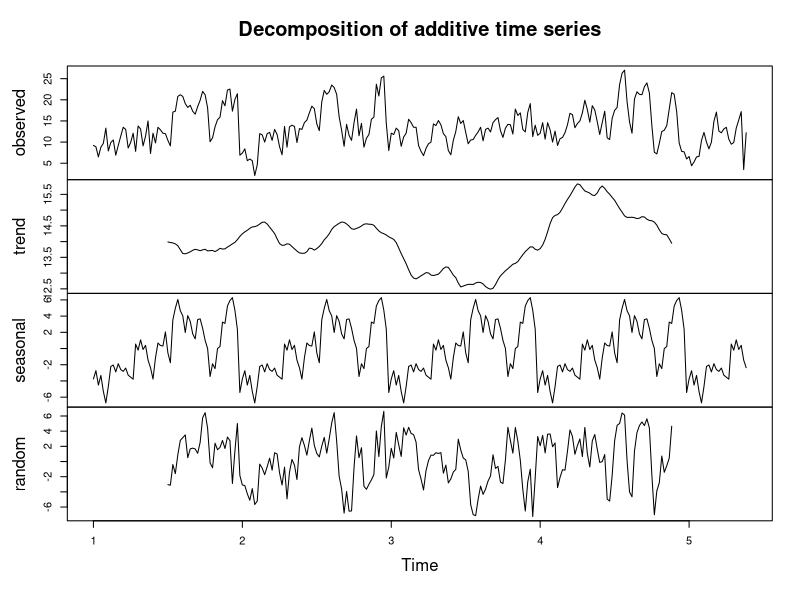
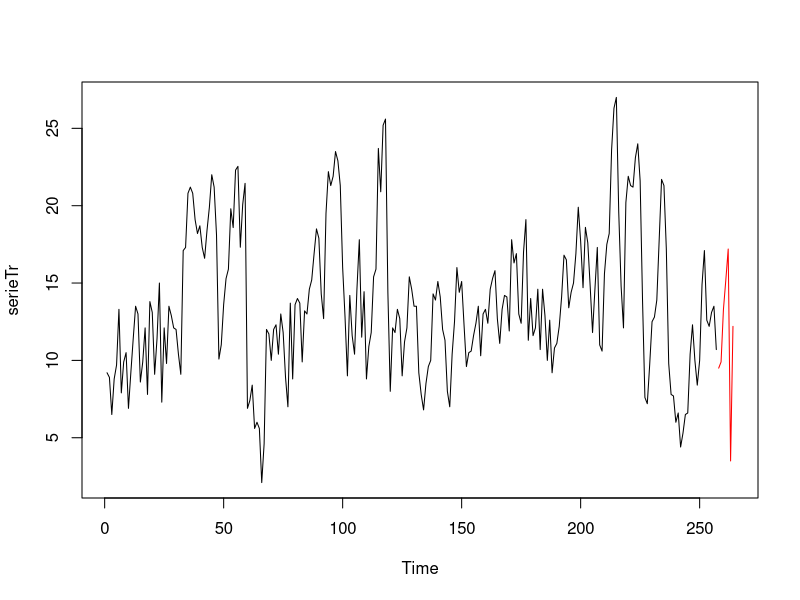
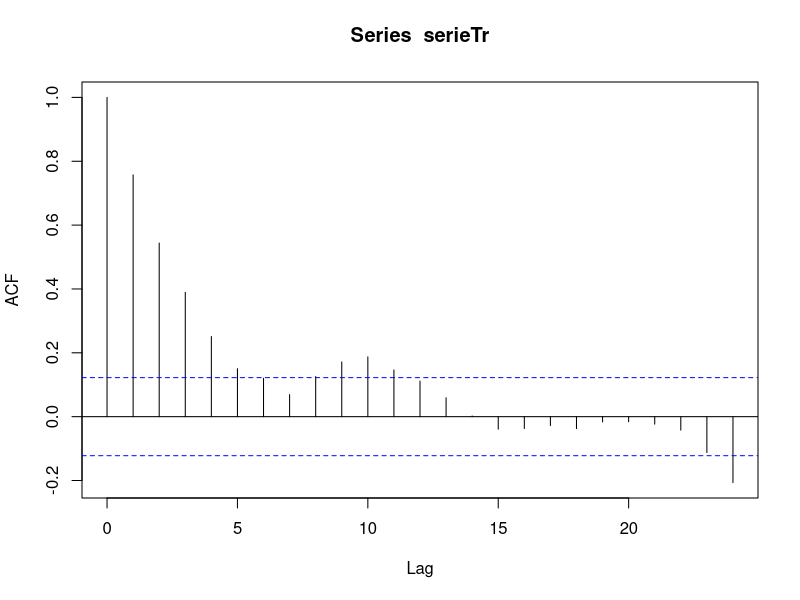

Here is the R script that generated these plots, in order: (Note: this script raises an error after producing the figures.)
# LUIS BALDERAS RUIZ. 77145416N
# luisbalderas@correo.ugr.es
# Ejercicio guiado. Curso 2019-2020

# setwd("~/Documentos/Master/TimeSeries-DataStreamMining/TimeSeries/TrabajoAutonomo")

library(tseries)

NPred = 7 # Valores a predecir
NTest = 7 # Valores para test

serie = scan('./data/Estacion2870_diaria.txt')

serie.ts = ts(serie,frequency = 60)
plot(decompose(serie.ts))

# Como se puede ver, no hay una tendencia clara pero sí una estacionalidad, que se mantiene en un rango fijo
# por lo que no es necesaria la aplicación de ninguna transformación, como podría ser logaritmo.

# Dividimos ahora el conjunto de datos para entrenamiento y test. Necesitamos hacer una predicción sobre los valores diarios del
# mes de marzo de 2018. Tomo los últimos 365 datos, es decir, los datos del último año, como test para evaluar el modelo que 

serieTr = serie.ts[1:(length(serie.ts)-NTest)]
tiempoTr = 1:length(serieTr)
serieTs = serie.ts[(length(serie.ts)-NTest+1):length(serie)]
tiempoTs = (tiempoTr[length(tiempoTr)]+1):(tiempoTr[length(tiempoTr)]+NTest)

plot.ts(serieTr, xlim=c(1,tiempoTs[length(tiempoTs)]))
lines(tiempoTs,serieTs,col='red')

# A continuación, tratamos de estudiar la estacionaridad. Para ello, debemos eliminar previamente la tendencia y la estacionalidad.
# En este caso, aplicando la metodología Box-Jenkins vemos que no parece haber tendencia, luego nos centramos en la estacionalidad.

#############################################################################################
# ELIMINACIÓN DE LA ESTACIONALIDAD

# Es vital conocer el periodo para tratar la estacionalidad. Como poseemos un dato por día, establecemos el periodo en 
# 364 (para solucionar el desajuste por año bisiesto, falta de días en algunos años,etc), es decir, el mismo día del año anterior.
acf(serieTr)
k = 365
estacionalidad.H1 = decompose(serie.ts)$seasonal[(k+1):(2*k)]

# Tenemos 3 periodos de estacionalidad (3 años)
aux = rep(estacionalidad.H1, 3)
aux[1093] = mean(aux)
# Restamos esos valores de estacionalidad al conjunto de entrenamiento
serieTr.SinEst.H1 = serieTr - aux
# Restamos la estacionalidad calculada con decompose 
serieTs.SinEst.H1 = serieTs - estacionalidad.H1
plot.ts(serieTr.SinEst.H1, xlim=c(1,tiempoTs[length(tiempoTs)]))
lines(tiempoTs, serieTs.SinEst.H1, col='red')

# Obteniendo la serie sin estacionalidad

#############################################################################################
# ESTACIONARIDAD

# Visualizando ACF y encontrando que tiende a 0 muy rápidamente, podríamos pensar que es estacionaria
acf(serieTr.SinEst.H1) # Nos aseguramos con el test de Dickey-Fuller

# Aplicamos el test aumentado de Dickey-Fuller
adftest.H1 = adf.test(serieTr.SinEst.H1)
# p-valor == 0.01 < 0.05 --> la serie temporal es estacionaria

serieTr.SinTendEstDiff.H1 = diff(serieTr.SinEst.H1)
serieTs.SinTendEstDiff.H1 = diff(serieTs.SinEst.H1)
acf(serieTr.SinTendEstDiff.H1)
pacf(serieTr.SinTendEstDiff.H1)
adftest.H2 = adf.test(serieTr.SinTendEstDiff.H1)

# Tanto la gráfica de autocorrelación como la de autocorrelación parcial tienden a cero rápidamente
acf(serieTr.SinEst.H1)
pacf(serieTr.SinEst.H1)


#####################################################################
# MODELOS

# Con los resultados obtenidos, podemos proponer dos modelos distintos: autorregresivos AR o medias móviles MA. En ambos
# casos es necesario definir el parámetro p. Empezando por el AR, dado que la gráfica ACF tiende a cero muy rápidamente
# nos fijamos en la gráfica PACF y vemos que la posición del último valor 
# distinto de cero es 23, aunque también está el 15,12,8,7,6,5 o 4 como posibles valores. Además, como hemos diferenciado una 
# vez, deberíamos incluirlo. Para el caso del MA, procedemos al contrario, encontrando que el 
# último valor distinto de cero es el 23. Sin embargo, también podemos probar con 15, 5, 4 o 3, que son valores más claros por
# sobresalir más del margen.

# ARIMA(23,1,0)

modelo_arima.H1 = arima(serieTr.SinEst.H1, order=c(5,1,0))
valoresAjustados1.H1 = serieTr.SinEst.H1 + modelo_arima.H1$residuals

# Predicciones
Predicciones1.H1 = predict(modelo_arima.H1,n.ahead=NPred)
valoresPredichos1.H1 = Predicciones1.H1$pred

# Error cuadrático acumulado del ajuste en entrenamiento y test
errorTr1.H1 = sum((modelo_arima.H1$residuals)^2)
errorTs1.H1 = sum((valoresPredichos1.H1- serieTs.SinEst.H1)^2)

plot.ts(serieTr.SinTendEstDiff.H1, xlim=c(1,tiempoTs[length(tiempoTs)]))
lines(valoresAjustados1.H1,col='blue')
lines(tiempoTs,serieTs.SinEst.H1,col='red')
lines(tiempoTs, valoresPredichos1.H1,col='blue')
  